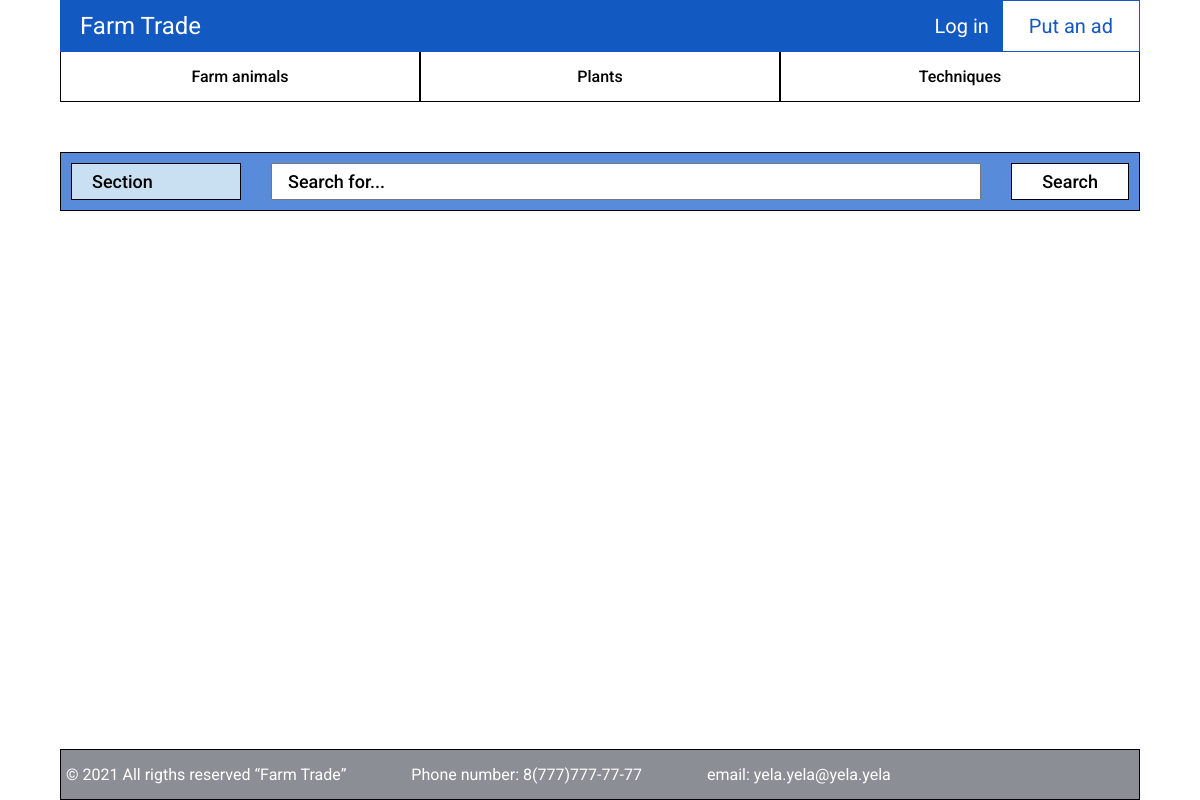
The page /?subcategory=Cattles on the database as committed earlier.
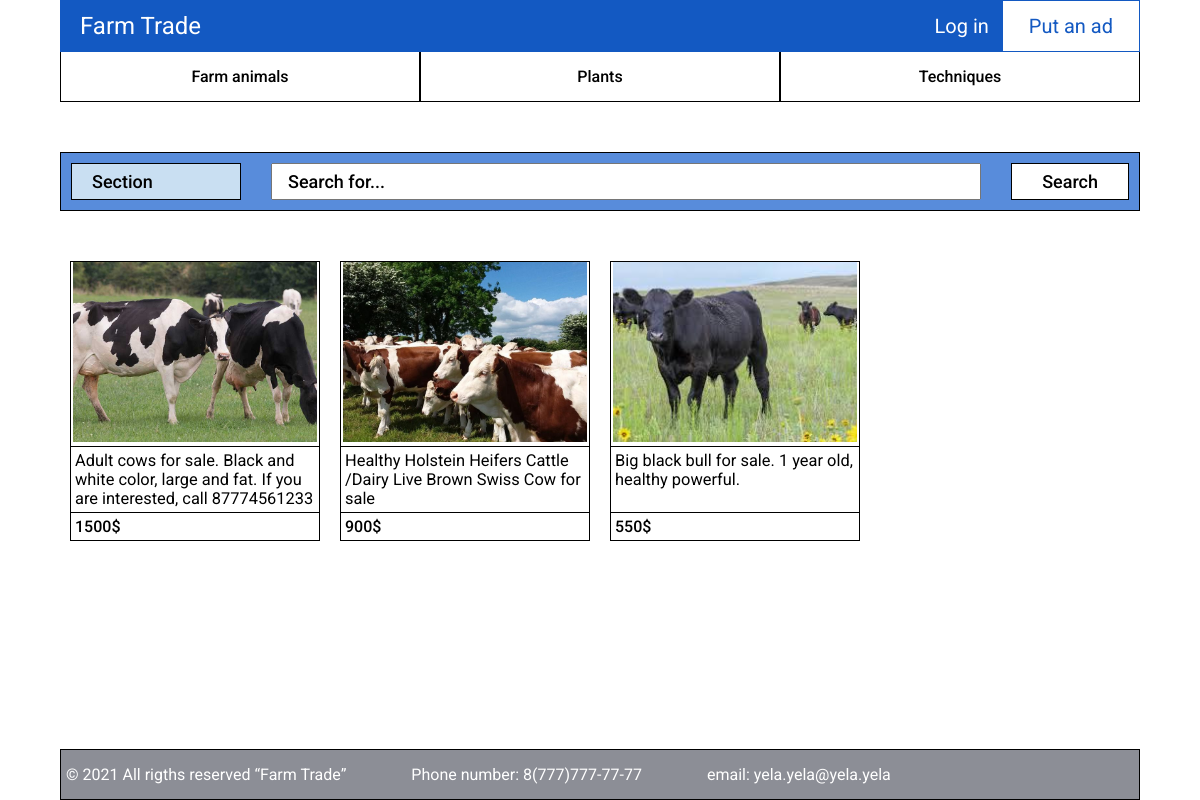
The same page on the database as committed later.
### main/models.py (models this page shows, shortened)
class Offer(models.Model):
	title = models.CharField(max_length = 255)
	category = models.ForeignKey(Category, on_delete = models.CASCADE)
	subcategory = models.ForeignKey(Subcategory, on_delete = models.CASCADE)
	price = models.PositiveIntegerField()
	description = models.TextField()
	user = models.ForeignKey(Profile, on_delete = models.CASCADE)
	def description_short(self):
		text = str(self.description)
		if len(text) < 200:
			return text
		else:
			return text[:200]

class OfferImage(models.Model):
	offer = models.ForeignKey(Offer, on_delete = models.CASCADE)
	image = models.ImageField(upload_to = 'images/')

### main/views.py (the view)
# urls.py: path('', OfferListView.as_view(), name = 'home'),
class OfferListView(ListView):
	model = Offer
	template_name = "index.html"
	def get_queryset(self):
		qs = super().get_queryset()
		category = self.request.GET.get('category')
		subcategory = self.request.GET.get('subcategory')
		search = self.request.GET.get('search')
		if category != None:
			qs = qs.filter(category__title__icontains = category)
		if subcategory != None:
			qs = qs.filter(subcategory__title__icontains = subcategory)
		if search != None:
			qs = qs.filter(title__icontains = search)
		return qs
	def get_context_data(self, *, object_list=None, **kwargs):
		context = super().get_context_data(**kwargs)
		context['category_farm'] = Category.objects.filter(title = 'Farm animals')
		context['category_plants'] = Category.objects.filter(title = 'Plants')
		context['category_techniques'] = Category.objects.filter(title = 'Techniques')
		return context

### templates/index.html (shortened to what this page needs)
{% extends "base.html" %}
	{% block content %}
	<section class="content-list">
		<div class="container">
			<div class="content-list__body">
				<div class="content-list__tabs">
					<nav class="content-list__tabs-items">
						<a href="#farm-animals" class="content-list__tabs-item"><span>Farm animals</span></a>
						<a href="#plants" class="content-list__tabs-item"><span>Plants</span></a>
						<a href="#techniques" class="content-list__tabs-item"><span>Techniques</span></a>
					</nav>
				</div>
			</div>
		</div>
	</section>
	<section class="filter">
		<div class="container">
			<div class="filter__body">
				<div class="filter-section">
					<ul class="menu">
						<li>
					    <a href="/">Section</a>
					  </li>
					</ul>
				</div>
				<form action="" class="filter-search">
					<input type="search" placeholder="Search for..." class="filter-text" required="" name="search">
					<input type="submit" value="Search" class="filter-button">
				</form>
			</div>
		</div>
	</section>
	<section class="adt">
		<div class="container">
			<div class="adt__body">
				<div class="adt__items">
					{% for ad in object_list %}
					<div class="adt__item">
						<a href="{% url 'ad' ad.pk %}">
						<img src="{{ ad.offerimage_set.first.image.url }}" alt="" class="adt__image"></a>
						<p class="adt__description">{{ ad.description_short }}</p>
						<p class="adt__price">{{ ad.price }}$</p>
					</div>
					{% endfor %}
				</div>
			</div>
		</div>
	</section>
	{% endblock %}

### templates/base.html (shortened to what this page needs)
{% load static %}
<!DOCTYPE html>
<html lang="en">
<head>
	<link rel="stylesheet" href="{% static 'css/style.css' %}">
</head>
<body>
	<nav class="navbar">
		<div class="container">
			<div class="navbar__body">
				<div class="navbar__logo"><a href="{% url 'home' %}">Farm Trade</a></div>
				<div class="navbar__menu">
					{% if request.user.is_authenticated %}
						<ul class="navbar__username">
							<li>
								<a href="#">{{ request.user }}</a>
								<ul>
									<li><a href="{% url 'my_ads' %}">My ads</a></li>
									<li><a href="{% url 'profile' %}">My profile</a></li>
									<li><a href="{% url 'logout' %}">Exit</a></li>
								</ul>
							</li>
						</ul>
					{% else %}
						<div class="navbar__log-in"><a href="{% url 'auth' %}">Log in</a></div>
					{% endif %}
					<div class="navbar__ad"><a href="{% url 'add_ad' %}">Put an ad</a></div>
				</div>
			</div>
		</div>
	</nav>
	{% block content %}
	{% endblock %}
	<footer class="footer">
		<div class="container">
			<div class="footer__body">
				<div class="footer__copyright">
					<p>© 2021 All rigths reserved “Farm Trade”</p>
				</div>
				<div class="footer__call">
					<a href="tel: +77777777777">Phone number: 8(777)777-77-77</a>
				</div>
				<div class="footer__email">
					<a href="mailto:yela.yela@yela.yela" target="_blank">email: yela.yela@yela.yela</a>
				</div>
			</div>
		</div>
	</footer>
</body>
</html>

### static/css/style.css (style rules this page uses)
* { margin: 0; padding: 0; box-sizing: border-box; font-family: Roboto; }
html, body { scroll-behavior: smooth; height: 100%; }
body { display: flex; flex-direction: column; }
input { -webkit-appearance: none; appearance: none; padding: 0; }
input[type=search] { -webkit-appearance: textfield; }
.container { max-width: 1100px; width: 100%; margin: 0 auto; padding: 0 10px; }
.navbar__body { display: flex; justify-content: space-between; align-items: center; background: #1359C2; }
.navbar__logo a { text-decoration: none; color: #FFF; font-size: 24px; padding-left: 20px; }
.navbar__menu { display: flex; align-items: center; }
.navbar__log-in { padding: 13px; font-size: 20px; }
.navbar__log-in a { text-decoration: none; color: #FFF; }
.navbar__ad { background: #FFF; color: #1359C2; padding: 13px; border: 1px solid #1359c2; font-size: 20px; }
.navbar__ad a { padding: 13px; color: #1359C2; text-decoration: none; }
.content-list__tabs { margin: 0 0 50px 0; }
.content-list__tabs-items { display: flex; }
.content-list__tabs-item { flex: 0 1 33.333%; height: 50px; display: flex; justify-content: center; align-items: center; border: 1px solid #000; border-top: 0px solid #000; color: #000; text-decoration: none; }
.content-list__tabs-item span { position: relative; z-index: 2; font-weight: 500; }
.filter__body { background: #588CDB; border: 1px solid black; padding: 10px; font-size: 18px; margin-bottom: 40px; display: flex; justify-content: flex-start; }
.filter-search { display: flex; justify-content: flex-start; width: 900px; }
.filter-text { padding: 0 15px; margin: 0 30px; outline: none; font-size: 18px; width: -webkit-fill-available; font-weight: 500; color: #000; }
.filter-text::placeholder { color: #000; }
.filter-button { padding: 0 30px; font-size: 18px; background: #FFF; outline: none; border: 1px solid #000; cursor: pointer; font-weight: 500; }
.menu { display: flex; }
.menu li { z-index: 1000; width: 170px; list-style: none; background: #C9DFF2; border: 1px solid #000; position: relative; }
.menu a { color: #000; font-weight: 500; text-decoration: none; display: block; padding-left: 20px; text-align: left; height: 35px; line-height: 35px; transition: all 0.5s; }
.adt { flex-grow: 1; }
.adt__items { display: flex; flex-wrap: wrap; }
.adt__item { text-align: center; margin: 10px; width: 250px; border: 1px solid #000; }
.adt__image { object-fit: cover; width: 244px; height: 180px; -webkit-user-select: none; user-select: none; }
.adt__description { border-top: 1px solid #000; text-align: left; text-decoration: none; padding: 4px 4px; font-size: 16.4px; max-height: 66px; min-height: 66px; overflow: hidden; white-space: pre-wrap; text-overflow: ellipsis; }
.adt__price { font-weight: 500; border-top: 1px solid #000; padding: 4px 4px; text-align: left; width: 249px; overflow: hidden; white-space: pre-wrap; text-overflow: ellipsis; }
.footer { margin-top: 30px; -webkit-user-select: none; user-select: none; }
.footer__body { display: flex; justify-content: flex-start; align-items: center; background: #8C8E96; border: 1px solid #000; padding: 15px 5px; }
.footer__body div { margin: 0 65px 0 0; }
.footer__copyright { color: #FFF; }
.footer__call a { text-decoration: none; color: #FFF; }
.footer__email a { text-decoration: none; color: #FFF; }

Rows that differ between the two databases and show on the page:
added Offer: offerimage_set.first.image (picture), description_short "Adult cows for sale. Black and white color, large and fat. If you are interested, call 87774561233", price "1500"
added Offer: offerimage_set.first.image (picture), description_short "Healthy Holstein Heifers Cattle /Dairy Live Brown Swiss Cow for sale", price "900"
added Offer: offerimage_set.first.image (picture), description_short "Big black bull for sale. 1 year old, healthy powerful.", price "550"
